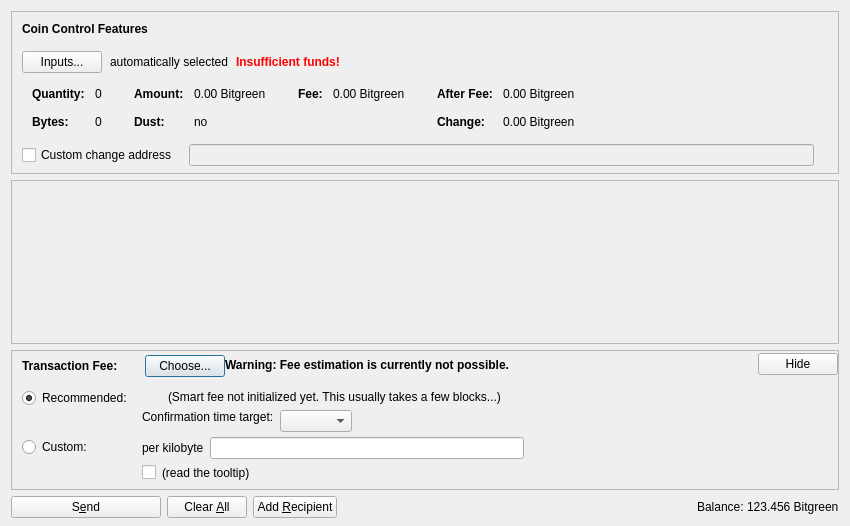
<?xml version="1.0" encoding="UTF-8"?>
<ui version="4.0">
 <class>SendCoinsDialog</class>
 <widget class="QDialog" name="SendCoinsDialog">
  <property name="geometry">
   <rect>
    <x>0</x>
    <y>0</y>
    <width>850</width>
    <height>526</height>
   </rect>
  </property>
  <property name="windowTitle">
   <string>Send Coins</string>
  </property>
  <layout class="QVBoxLayout" name="verticalLayout" stretch="0,1,0,0">
   <property name="bottomMargin">
    <number>8</number>
   </property>
   <item>
    <widget class="QFrame" name="frameCoinControl">
     <property name="sizePolicy">
      <sizepolicy hsizetype="Expanding" vsizetype="Expanding">
       <horstretch>0</horstretch>
       <verstretch>0</verstretch>
      </sizepolicy>
     </property>
     <property name="maximumSize">
      <size>
       <width>16777215</width>
       <height>16777215</height>
      </size>
     </property>
     <property name="frameShape">
      <enum>QFrame::StyledPanel</enum>
     </property>
     <property name="frameShadow">
      <enum>QFrame::Sunken</enum>
     </property>
     <layout class="QVBoxLayout" name="verticalLayoutCoinControl2">
      <property name="spacing">
       <number>0</number>
      </property>
      <property name="leftMargin">
       <number>0</number>
      </property>
      <property name="topMargin">
       <number>0</number>
      </property>
      <property name="rightMargin">
       <number>0</number>
      </property>
      <property name="bottomMargin">
       <number>6</number>
      </property>
      <item>
       <layout class="QVBoxLayout" name="verticalLayoutCoinControl" stretch="0,0,0,0,1">
        <property name="spacing">
         <number>0</number>
        </property>
        <property name="leftMargin">
         <number>10</number>
        </property>
        <property name="topMargin">
         <number>10</number>
        </property>
        <item>
         <layout class="QHBoxLayout" name="horizontalLayoutCoinControl1">
          <property name="bottomMargin">
           <number>15</number>
          </property>
          <item>
           <widget class="QLabel" name="labelCoinControlFeatures">
            <property name="sizePolicy">
             <sizepolicy hsizetype="Preferred" vsizetype="Maximum">
              <horstretch>0</horstretch>
              <verstretch>0</verstretch>
             </sizepolicy>
            </property>
            <property name="font">
             <font>
              <weight>75</weight>
              <bold>true</bold>
             </font>
            </property>
            <property name="styleSheet">
             <string notr="true">font-weight:bold;</string>
            </property>
            <property name="text">
             <string>Coin Control Features</string>
            </property>
           </widget>
          </item>
         </layout>
        </item>
        <item>
         <layout class="QHBoxLayout" name="horizontalLayoutCoinControl2" stretch="0,0,0,0">
          <property name="spacing">
           <number>8</number>
          </property>
          <property name="bottomMargin">
           <number>10</number>
          </property>
          <item>
           <widget class="QPushButton" name="pushButtonCoinControl">
            <property name="styleSheet">
             <string notr="true"/>
            </property>
            <property name="text">
             <string>Inputs...</string>
            </property>
            <property name="autoDefault">
             <bool>false</bool>
            </property>
           </widget>
          </item>
          <item>
           <widget class="QLabel" name="labelCoinControlAutomaticallySelected">
            <property name="text">
             <string>automatically selected</string>
            </property>
            <property name="margin">
             <number>5</number>
            </property>
           </widget>
          </item>
          <item>
           <widget class="QLabel" name="labelCoinControlInsuffFunds">
            <property name="font">
             <font>
              <weight>75</weight>
              <bold>true</bold>
             </font>
            </property>
            <property name="styleSheet">
             <string notr="true">color:red;font-weight:bold;</string>
            </property>
            <property name="text">
             <string>Insufficient funds!</string>
            </property>
            <property name="margin">
             <number>5</number>
            </property>
           </widget>
          </item>
          <item>
           <spacer name="horizontalSpacerCoinControl">
            <property name="orientation">
             <enum>Qt::Horizontal</enum>
            </property>
            <property name="sizeHint" stdset="0">
             <size>
              <width>40</width>
              <height>1</height>
             </size>
            </property>
           </spacer>
          </item>
         </layout>
        </item>
        <item>
         <widget class="QWidget" name="widgetCoinControl" native="true">
          <property name="sizePolicy">
           <sizepolicy hsizetype="Preferred" vsizetype="Preferred">
            <horstretch>0</horstretch>
            <verstretch>0</verstretch>
           </sizepolicy>
          </property>
          <property name="minimumSize">
           <size>
            <width>0</width>
            <height>0</height>
           </size>
          </property>
          <property name="styleSheet">
           <string notr="true"/>
          </property>
          <layout class="QHBoxLayout" name="horizontalLayoutCoinControl5">
           <property name="leftMargin">
            <number>0</number>
           </property>
           <property name="topMargin">
            <number>0</number>
           </property>
           <property name="rightMargin">
            <number>0</number>
           </property>
           <property name="bottomMargin">
            <number>0</number>
           </property>
           <item>
            <layout class="QHBoxLayout" name="horizontalLayoutCoinControl3" stretch="0,0,0,1">
             <property name="spacing">
              <number>20</number>
             </property>
             <property name="topMargin">
              <number>0</number>
             </property>
             <property name="bottomMargin">
              <number>10</number>
             </property>
             <item>
              <layout class="QFormLayout" name="formLayoutCoinControl1">
               <property name="horizontalSpacing">
                <number>10</number>
               </property>
               <property name="verticalSpacing">
                <number>14</number>
               </property>
               <property name="leftMargin">
                <number>10</number>
               </property>
               <property name="topMargin">
                <number>4</number>
               </property>
               <property name="rightMargin">
                <number>6</number>
               </property>
               <item row="0" column="0">
                <widget class="QLabel" name="labelCoinControlQuantityText">
                 <property name="font">
                  <font>
                   <weight>75</weight>
                   <bold>true</bold>
                  </font>
                 </property>
                 <property name="text">
                  <string>Quantity:</string>
                 </property>
                 <property name="margin">
                  <number>0</number>
                 </property>
                </widget>
               </item>
               <item row="0" column="1">
                <widget class="QLabel" name="labelCoinControlQuantity">
                 <property name="cursor">
                  <cursorShape>IBeamCursor</cursorShape>
                 </property>
                 <property name="contextMenuPolicy">
                  <enum>Qt::ActionsContextMenu</enum>
                 </property>
                 <property name="text">
                  <string notr="true">0</string>
                 </property>
                 <property name="margin">
                  <number>0</number>
                 </property>
                 <property name="textInteractionFlags">
                  <set>Qt::LinksAccessibleByMouse|Qt::TextSelectableByKeyboard|Qt::TextSelectableByMouse</set>
                 </property>
                </widget>
               </item>
               <item row="1" column="0">
                <widget class="QLabel" name="labelCoinControlBytesText">
                 <property name="font">
                  <font>
                   <weight>75</weight>
                   <bold>true</bold>
                  </font>
                 </property>
                 <property name="text">
                  <string>Bytes:</string>
                 </property>
                </widget>
               </item>
               <item row="1" column="1">
                <widget class="QLabel" name="labelCoinControlBytes">
                 <property name="cursor">
                  <cursorShape>IBeamCursor</cursorShape>
                 </property>
                 <property name="contextMenuPolicy">
                  <enum>Qt::ActionsContextMenu</enum>
                 </property>
                 <property name="text">
                  <string notr="true">0</string>
                 </property>
                 <property name="textInteractionFlags">
                  <set>Qt::LinksAccessibleByMouse|Qt::TextSelectableByKeyboard|Qt::TextSelectableByMouse</set>
                 </property>
                </widget>
               </item>
              </layout>
             </item>
             <item>
              <layout class="QFormLayout" name="formLayoutCoinControl2">
               <property name="horizontalSpacing">
                <number>10</number>
               </property>
               <property name="verticalSpacing">
                <number>14</number>
               </property>
               <property name="leftMargin">
                <number>6</number>
               </property>
               <property name="topMargin">
                <number>4</number>
               </property>
               <property name="rightMargin">
                <number>6</number>
               </property>
               <item row="0" column="0">
                <widget class="QLabel" name="labelCoinControlAmountText">
                 <property name="font">
                  <font>
                   <weight>75</weight>
                   <bold>true</bold>
                  </font>
                 </property>
                 <property name="text">
                  <string>Amount:</string>
                 </property>
                 <property name="margin">
                  <number>0</number>
                 </property>
                </widget>
               </item>
               <item row="0" column="1">
                <widget class="QLabel" name="labelCoinControlAmount">
                 <property name="cursor">
                  <cursorShape>IBeamCursor</cursorShape>
                 </property>
                 <property name="contextMenuPolicy">
                  <enum>Qt::ActionsContextMenu</enum>
                 </property>
                 <property name="text">
                  <string notr="true">0.00 Bitgreen</string>
                 </property>
                 <property name="textInteractionFlags">
                  <set>Qt::LinksAccessibleByMouse|Qt::TextSelectableByKeyboard|Qt::TextSelectableByMouse</set>
                 </property>
                </widget>
               </item>
               <item row="1" column="0">
                <widget class="QLabel" name="labelCoinControlLowOutputText">
                 <property name="font">
                  <font>
                   <weight>75</weight>
                   <bold>true</bold>
                  </font>
                 </property>
                 <property name="text">
                  <string>Dust:</string>
                 </property>
                </widget>
               </item>
               <item row="1" column="1">
                <widget class="QLabel" name="labelCoinControlLowOutput">
                 <property name="cursor">
                  <cursorShape>IBeamCursor</cursorShape>
                 </property>
                 <property name="contextMenuPolicy">
                  <enum>Qt::ActionsContextMenu</enum>
                 </property>
                 <property name="text">
                  <string notr="true">no</string>
                 </property>
                 <property name="textInteractionFlags">
                  <set>Qt::LinksAccessibleByMouse|Qt::TextSelectableByKeyboard|Qt::TextSelectableByMouse</set>
                 </property>
                </widget>
               </item>
              </layout>
             </item>
             <item>
              <layout class="QFormLayout" name="formLayoutCoinControl3">
               <property name="horizontalSpacing">
                <number>10</number>
               </property>
               <property name="verticalSpacing">
                <number>14</number>
               </property>
               <property name="leftMargin">
                <number>6</number>
               </property>
               <property name="topMargin">
                <number>4</number>
               </property>
               <property name="rightMargin">
                <number>6</number>
               </property>
               <item row="0" column="0">
                <widget class="QLabel" name="labelCoinControlFeeText">
                 <property name="font">
                  <font>
                   <weight>75</weight>
                   <bold>true</bold>
                  </font>
                 </property>
                 <property name="text">
                  <string>Fee:</string>
                 </property>
                 <property name="margin">
                  <number>0</number>
                 </property>
                </widget>
               </item>
               <item row="0" column="1">
                <widget class="QLabel" name="labelCoinControlFee">
                 <property name="cursor">
                  <cursorShape>IBeamCursor</cursorShape>
                 </property>
                 <property name="contextMenuPolicy">
                  <enum>Qt::ActionsContextMenu</enum>
                 </property>
                 <property name="text">
                  <string notr="true">0.00 Bitgreen</string>
                 </property>
                 <property name="textInteractionFlags">
                  <set>Qt::LinksAccessibleByMouse|Qt::TextSelectableByKeyboard|Qt::TextSelectableByMouse</set>
                 </property>
                </widget>
               </item>
              </layout>
             </item>
             <item>
              <layout class="QFormLayout" name="formLayoutCoinControl4">
               <property name="horizontalSpacing">
                <number>10</number>
               </property>
               <property name="verticalSpacing">
                <number>14</number>
               </property>
               <property name="leftMargin">
                <number>6</number>
               </property>
               <property name="topMargin">
                <number>4</number>
               </property>
               <property name="rightMargin">
                <number>6</number>
               </property>
               <item row="0" column="0">
                <widget class="QLabel" name="labelCoinControlAfterFeeText">
                 <property name="font">
                  <font>
                   <weight>75</weight>
                   <bold>true</bold>
                  </font>
                 </property>
                 <property name="text">
                  <string>After Fee:</string>
                 </property>
                 <property name="margin">
                  <number>0</number>
                 </property>
                </widget>
               </item>
               <item row="0" column="1">
                <widget class="QLabel" name="labelCoinControlAfterFee">
                 <property name="cursor">
                  <cursorShape>IBeamCursor</cursorShape>
                 </property>
                 <property name="contextMenuPolicy">
                  <enum>Qt::ActionsContextMenu</enum>
                 </property>
                 <property name="text">
                  <string notr="true">0.00 Bitgreen</string>
                 </property>
                 <property name="textInteractionFlags">
                  <set>Qt::LinksAccessibleByMouse|Qt::TextSelectableByKeyboard|Qt::TextSelectableByMouse</set>
                 </property>
                </widget>
               </item>
               <item row="1" column="0">
                <widget class="QLabel" name="labelCoinControlChangeText">
                 <property name="font">
                  <font>
                   <weight>75</weight>
                   <bold>true</bold>
                  </font>
                 </property>
                 <property name="text">
                  <string>Change:</string>
                 </property>
                </widget>
               </item>
               <item row="1" column="1">
                <widget class="QLabel" name="labelCoinControlChange">
                 <property name="cursor">
                  <cursorShape>IBeamCursor</cursorShape>
                 </property>
                 <property name="contextMenuPolicy">
                  <enum>Qt::ActionsContextMenu</enum>
                 </property>
                 <property name="text">
                  <string notr="true">0.00 Bitgreen</string>
                 </property>
                 <property name="textInteractionFlags">
                  <set>Qt::LinksAccessibleByMouse|Qt::TextSelectableByKeyboard|Qt::TextSelectableByMouse</set>
                 </property>
                </widget>
               </item>
              </layout>
             </item>
            </layout>
           </item>
          </layout>
         </widget>
        </item>
        <item>
         <layout class="QHBoxLayout" name="horizontalLayoutCoinControl4" stretch="0,0,0">
          <property name="spacing">
           <number>12</number>
          </property>
          <property name="sizeConstraint">
           <enum>QLayout::SetDefaultConstraint</enum>
          </property>
          <property name="topMargin">
           <number>5</number>
          </property>
          <property name="rightMargin">
           <number>5</number>
          </property>
          <item>
           <widget class="QCheckBox" name="checkBoxCoinControlChange">
            <property name="toolTip">
             <string>If this is activated, but the change address is empty or invalid, change will be sent to a newly generated address.</string>
            </property>
            <property name="text">
             <string>Custom change address</string>
            </property>
           </widget>
          </item>
          <item>
           <widget class="QValidatedLineEdit" name="lineEditCoinControlChange">
            <property name="enabled">
             <bool>false</bool>
            </property>
            <property name="sizePolicy">
             <sizepolicy hsizetype="Expanding" vsizetype="Fixed">
              <horstretch>0</horstretch>
              <verstretch>0</verstretch>
             </sizepolicy>
            </property>
           </widget>
          </item>
          <item>
           <widget class="QLabel" name="labelCoinControlChangeLabel">
            <property name="sizePolicy">
             <sizepolicy hsizetype="Preferred" vsizetype="Expanding">
              <horstretch>0</horstretch>
              <verstretch>0</verstretch>
             </sizepolicy>
            </property>
            <property name="minimumSize">
             <size>
              <width>0</width>
              <height>0</height>
             </size>
            </property>
            <property name="text">
             <string/>
            </property>
            <property name="margin">
             <number>3</number>
            </property>
           </widget>
          </item>
         </layout>
        </item>
        <item>
         <spacer name="verticalSpacerCoinControl">
          <property name="orientation">
           <enum>Qt::Vertical</enum>
          </property>
          <property name="sizeHint" stdset="0">
           <size>
            <width>800</width>
            <height>1</height>
           </size>
          </property>
         </spacer>
        </item>
       </layout>
      </item>
     </layout>
    </widget>
   </item>
   <item>
    <widget class="QScrollArea" name="scrollArea">
     <property name="widgetResizable">
      <bool>true</bool>
     </property>
     <widget class="QWidget" name="scrollAreaWidgetContents">
      <property name="geometry">
       <rect>
        <x>0</x>
        <y>0</y>
        <width>830</width>
        <height>104</height>
       </rect>
      </property>
      <layout class="QVBoxLayout" name="verticalLayout_2" stretch="0,1">
       <property name="leftMargin">
        <number>0</number>
       </property>
       <property name="topMargin">
        <number>0</number>
       </property>
       <property name="rightMargin">
        <number>0</number>
       </property>
       <property name="bottomMargin">
        <number>0</number>
       </property>
       <item>
        <layout class="QVBoxLayout" name="entries">
         <property name="spacing">
          <number>6</number>
         </property>
        </layout>
       </item>
       <item>
        <spacer name="verticalSpacer">
         <property name="orientation">
          <enum>Qt::Vertical</enum>
         </property>
         <property name="sizeHint" stdset="0">
          <size>
           <width>20</width>
           <height>40</height>
          </size>
         </property>
        </spacer>
       </item>
      </layout>
     </widget>
    </widget>
   </item>
   <item>
    <widget class="QFrame" name="frameFee">
     <property name="sizePolicy">
      <sizepolicy hsizetype="Expanding" vsizetype="Expanding">
       <horstretch>0</horstretch>
       <verstretch>0</verstretch>
      </sizepolicy>
     </property>
     <property name="maximumSize">
      <size>
       <width>16777215</width>
       <height>16777215</height>
      </size>
     </property>
     <property name="frameShape">
      <enum>QFrame::StyledPanel</enum>
     </property>
     <property name="frameShadow">
      <enum>QFrame::Sunken</enum>
     </property>
     <layout class="QVBoxLayout" name="verticalLayoutFee1">
      <property name="spacing">
       <number>0</number>
      </property>
      <property name="leftMargin">
       <number>0</number>
      </property>
      <property name="topMargin">
       <number>0</number>
      </property>
      <property name="rightMargin">
       <number>0</number>
      </property>
      <property name="bottomMargin">
       <number>0</number>
      </property>
      <item>
       <layout class="QVBoxLayout" name="verticalLayoutFee2" stretch="0,0,0">
        <property name="spacing">
         <number>0</number>
        </property>
        <property name="leftMargin">
         <number>10</number>
        </property>
        <property name="topMargin">
         <number>0</number>
        </property>
        <item>
         <layout class="QHBoxLayout" name="horizontalLayoutFee1">
          <property name="bottomMargin">
           <number>0</number>
          </property>
          <item>
           <layout class="QVBoxLayout" name="verticalLayoutFee7">
            <property name="spacing">
             <number>0</number>
            </property>
            <item>
             <spacer name="verticalSpacerSmartFee">
              <property name="orientation">
               <enum>Qt::Vertical</enum>
              </property>
              <property name="sizeType">
               <enum>QSizePolicy::Fixed</enum>
              </property>
              <property name="sizeHint" stdset="0">
               <size>
                <width>1</width>
                <height>4</height>
               </size>
              </property>
             </spacer>
            </item>
            <item>
             <layout class="QHBoxLayout" name="horizontalLayoutSmartFee">
              <property name="spacing">
               <number>10</number>
              </property>
              <item>
               <widget class="QLabel" name="labelFeeHeadline">
                <property name="sizePolicy">
                 <sizepolicy hsizetype="Preferred" vsizetype="Maximum">
                  <horstretch>0</horstretch>
                  <verstretch>0</verstretch>
                 </sizepolicy>
                </property>
                <property name="font">
                 <font>
                  <weight>75</weight>
                  <bold>true</bold>
                 </font>
                </property>
                <property name="styleSheet">
                 <string notr="true">font-weight:bold;</string>
                </property>
                <property name="text">
                 <string>Transaction Fee:</string>
                </property>
               </widget>
              </item>
              <item>
               <widget class="QLabel" name="labelFeeMinimized">
                <property name="text">
                 <string/>
                </property>
               </widget>
              </item>
              <item>
               <widget class="QPushButton" name="buttonChooseFee">
                <property name="text">
                 <string>Choose...</string>
                </property>
               </widget>
              </item>
             </layout>
            </item>
            <item>
             <spacer name="verticalSpacer_5">
              <property name="orientation">
               <enum>Qt::Vertical</enum>
              </property>
              <property name="sizeHint" stdset="0">
               <size>
                <width>1</width>
                <height>1</height>
               </size>
              </property>
             </spacer>
            </item>
           </layout>
          </item>
          <item>
           <widget class="QLabel" name="fallbackFeeWarningLabel">
            <property name="toolTip">
             <string>Using the fallbackfee can result in sending a transaction that will take several hours or days (or never) to confirm. Consider choosing your fee manually or wait until you have validated the complete chain.</string>
            </property>
            <property name="font">
            <font>
                <weight>75</weight>
                <bold>true</bold>
            </font>
            </property>
            <property name="text">
             <string>Warning: Fee estimation is currently not possible.</string>
            </property>
            <property name="wordWrap">
             <bool>false</bool>
            </property>
           </widget>
          </item>
          <item>
           <spacer name="horizontalSpacer_4">
            <property name="orientation">
             <enum>Qt::Horizontal</enum>
            </property>
            <property name="sizeType">
             <enum>QSizePolicy::MinimumExpanding</enum>
            </property>
            <property name="sizeHint" stdset="0">
             <size>
              <width>40</width>
              <height>20</height>
             </size>
            </property>
           </spacer>
          </item>
          <item>
           <widget class="QPushButton" name="buttonMinimizeFee">
            <property name="toolTip">
             <string>collapse fee-settings</string>
            </property>
            <property name="text">
             <string>Hide</string>
            </property>
           </widget>
          </item>
         </layout>
        </item>
        <item>
         <widget class="QFrame" name="frameFeeSelection">
          <layout class="QVBoxLayout" name="verticalLayoutFee12">
           <property name="spacing">
            <number>0</number>
           </property>
           <property name="leftMargin">
            <number>0</number>
           </property>
           <property name="topMargin">
            <number>0</number>
           </property>
           <property name="rightMargin">
            <number>0</number>
           </property>
           <property name="bottomMargin">
            <number>0</number>
           </property>
           <item>
            <layout class="QGridLayout" name="gridLayoutFee">
             <property name="topMargin">
              <number>10</number>
             </property>
             <property name="bottomMargin">
              <number>4</number>
             </property>
             <property name="horizontalSpacing">
              <number>10</number>
             </property>
             <property name="verticalSpacing">
              <number>4</number>
             </property>
             <item row="1" column="1">
              <layout class="QVBoxLayout" name="verticalLayoutFee8">
               <property name="spacing">
                <number>6</number>
               </property>
               <item>
                <layout class="QHBoxLayout" name="horizontalLayoutFee13">
                 <item>
                  <widget class="QLabel" name="labelCustomPerKilobyte">
                   <property name="toolTip">
                    <string>Specify a custom fee per kB (1,000 bytes) of the transaction's virtual size.

Note:  Since the fee is calculated on a per-byte basis, a fee of "100 satoshis per kB" for a transaction size of 500 bytes (half of 1 kB) would ultimately yield a fee of only 50 satoshis.</string>
                   </property>
                   <property name="text">
                    <string>per kilobyte</string>
                   </property>
                  </widget>
                 </item>
                 <item>
                  <widget class="BitcoinAmountField" name="customFee"/>
                 </item>
                 <item>
                  <spacer name="horizontalSpacer_6">
                   <property name="orientation">
                    <enum>Qt::Horizontal</enum>
                   </property>
                   <property name="sizeHint" stdset="0">
                    <size>
                     <width>1</width>
                     <height>1</height>
                    </size>
                   </property>
                  </spacer>
                 </item>
                </layout>
               </item>
               <item>
                <layout class="QHBoxLayout" name="horizontalLayoutFee8">
                 <item>
                  <widget class="QCheckBox" name="checkBoxMinimumFee">
                   <property name="toolTip">
                    <string>Paying only the minimum fee is just fine as long as there is less transaction volume than space in the blocks. But be aware that this can end up in a never confirming transaction once there is more demand for bitgreen transactions than the network can process.</string>
                   </property>
                   <property name="text">
                    <string/>
                   </property>
                  </widget>
                 </item>
                 <item>
                  <widget class="QLabel" name="labelMinFeeWarning">
                   <property name="enabled">
                    <bool>true</bool>
                   </property>
                   <property name="toolTip">
                    <string>Paying only the minimum fee is just fine as long as there is less transaction volume than space in the blocks. But be aware that this can end up in a never confirming transaction once there is more demand for bitgreen transactions than the network can process.</string>
                   </property>
                   <property name="text">
                    <string>(read the tooltip)</string>
                   </property>
                   <property name="margin">
                    <number>5</number>
                   </property>
                  </widget>
                 </item>
                 <item>
                  <spacer name="horizontalSpacer_2">
                   <property name="orientation">
                    <enum>Qt::Horizontal</enum>
                   </property>
                   <property name="sizeHint" stdset="0">
                    <size>
                     <width>1</width>
                     <height>1</height>
                    </size>
                   </property>
                  </spacer>
                 </item>
                </layout>
               </item>
              </layout>
             </item>
             <item row="0" column="0">
              <layout class="QVBoxLayout" name="verticalLayoutFee4" stretch="0,1">
               <item>
                <widget class="QRadioButton" name="radioSmartFee">
                 <property name="text">
                  <string>Recommended:</string>
                 </property>
                 <property name="checked">
                  <bool>true</bool>
                 </property>
                 <attribute name="buttonGroup">
                  <string notr="true">groupFee</string>
                 </attribute>
                </widget>
               </item>
               <item>
                <spacer name="verticalSpacer_2">
                 <property name="orientation">
                  <enum>Qt::Vertical</enum>
                 </property>
                 <property name="sizeHint" stdset="0">
                  <size>
                   <width>1</width>
                   <height>1</height>
                  </size>
                 </property>
                </spacer>
               </item>
              </layout>
             </item>
             <item row="1" column="0">
              <layout class="QVBoxLayout" name="verticalLayoutFee9" stretch="0,1">
               <item>
                <widget class="QRadioButton" name="radioCustomFee">
                 <property name="text">
                  <string>Custom:</string>
                 </property>
                 <attribute name="buttonGroup">
                  <string notr="true">groupFee</string>
                 </attribute>
                </widget>
               </item>
               <item>
                <spacer name="verticalSpacer_6">
                 <property name="orientation">
                  <enum>Qt::Vertical</enum>
                 </property>
                 <property name="sizeHint" stdset="0">
                  <size>
                   <width>1</width>
                   <height>1</height>
                  </size>
                 </property>
                </spacer>
               </item>
              </layout>
             </item>
             <item row="0" column="1">
              <layout class="QVBoxLayout" name="verticalLayoutFee3" stretch="0,0,1">
               <property name="spacing">
                <number>6</number>
               </property>
               <property name="topMargin">
                <number>2</number>
               </property>
               <item>
                <layout class="QHBoxLayout" name="horizontalLayoutFee12">
                 <item>
                  <widget class="QLabel" name="labelSmartFee">
                   <property name="text">
                    <string/>
                   </property>
                   <property name="margin">
                    <number>2</number>
                   </property>
                  </widget>
                 </item>
                 <item>
                  <widget class="QLabel" name="labelFeeEstimation">
                   <property name="text">
                    <string/>
                   </property>
                  </widget>
                 </item>
                 <item>
                  <widget class="QLabel" name="labelSmartFee2">
                   <property name="text">
                    <string>(Smart fee not initialized yet. This usually takes a few blocks...)</string>
                   </property>
                   <property name="margin">
                    <number>2</number>
                   </property>
                  </widget>
                 </item>
                 <item>
                  <spacer name="horizontalSpacer_5">
                   <property name="orientation">
                    <enum>Qt::Horizontal</enum>
                   </property>
                   <property name="sizeHint" stdset="0">
                    <size>
                     <width>1</width>
                     <height>1</height>
                    </size>
                   </property>
                  </spacer>
                 </item>
                </layout>
               </item>
               <item>
                <layout class="QHBoxLayout" name="horizontalLayoutFee9">
                 <item>
                  <layout class="QVBoxLayout" name="verticalLayoutFee6">
                   <item>
                    <widget class="QLabel" name="labelSmartFee3">
                     <property name="text">
                      <string>Confirmation time target:</string>
                     </property>
                     <property name="margin">
                      <number>2</number>
                     </property>
                    </widget>
                   </item>
                   <item>
                    <spacer name="verticalSpacer_3">
                     <property name="orientation">
                      <enum>Qt::Vertical</enum>
                     </property>
                     <property name="sizeHint" stdset="0">
                      <size>
                       <width>1</width>
                       <height>1</height>
                      </size>
                     </property>
                    </spacer>
                   </item>
                  </layout>
                 </item>
                 <item>
                  <layout class="QVBoxLayout" name="verticalLayoutFee5">
                   <property name="rightMargin">
                    <number>30</number>
                   </property>
                   <item>
                    <layout class="QHBoxLayout" name="horizontalLayoutConfTarget">
                     <property name="bottomMargin">
                      <number>0</number>
                     </property>
                     <item>
                      <widget class="QComboBox" name="confTargetSelector"/>
                     </item>
                     <item>
                      <spacer name="horizontalSpacerConfTarget">
                       <property name="orientation">
                        <enum>Qt::Horizontal</enum>
                       </property>
                       <property name="sizeHint" stdset="0">
                        <size>
                         <width>40</width>
                         <height>20</height>
                        </size>
                       </property>
                      </spacer>
                     </item>
                    </layout>
                   </item>
                  </layout>
                 </item>
                </layout>
               </item>
               <item>
                <spacer name="verticalSpacer_4">
                 <property name="orientation">
                  <enum>Qt::Vertical</enum>
                 </property>
                 <property name="sizeHint" stdset="0">
                  <size>
                   <width>1</width>
                   <height>1</height>
                  </size>
                 </property>
                </spacer>
               </item>
              </layout>
             </item>
            </layout>
           </item>
          </layout>
         </widget>
        </item>
        <item>
         <spacer name="verticalSpacerFee">
          <property name="orientation">
           <enum>Qt::Vertical</enum>
          </property>
          <property name="sizeHint" stdset="0">
           <size>
            <width>40</width>
            <height>5</height>
           </size>
          </property>
         </spacer>
        </item>
       </layout>
      </item>
     </layout>
    </widget>
   </item>
   <item>
    <layout class="QHBoxLayout" name="horizontalLayout">
     <item>
      <widget class="QPushButton" name="sendButton">
       <property name="minimumSize">
        <size>
         <width>150</width>
         <height>0</height>
        </size>
       </property>
       <property name="toolTip">
        <string>Confirm the send action</string>
       </property>
       <property name="text">
        <string>S&amp;end</string>
       </property>
       <property name="icon">
        <iconset resource="../bitgreen.qrc">
         <normaloff>:/icons/send</normaloff>:/icons/send</iconset>
       </property>
       <property name="autoDefault">
        <bool>false</bool>
       </property>
       <property name="default">
        <bool>false</bool>
       </property>
      </widget>
     </item>
     <item>
      <widget class="QPushButton" name="clearButton">
       <property name="sizePolicy">
        <sizepolicy hsizetype="Minimum" vsizetype="Fixed">
         <horstretch>0</horstretch>
         <verstretch>0</verstretch>
        </sizepolicy>
       </property>
       <property name="toolTip">
        <string>Clear all fields of the form.</string>
       </property>
       <property name="text">
        <string>Clear &amp;All</string>
       </property>
       <property name="icon">
        <iconset resource="../bitgreen.qrc">
         <normaloff>:/icons/remove</normaloff>:/icons/remove</iconset>
       </property>
       <property name="autoDefault">
        <bool>false</bool>
       </property>
      </widget>
     </item>
     <item>
      <widget class="QPushButton" name="addButton">
       <property name="toolTip">
        <string>Send to multiple recipients at once</string>
       </property>
       <property name="text">
        <string>Add &amp;Recipient</string>
       </property>
       <property name="icon">
        <iconset resource="../bitgreen.qrc">
         <normaloff>:/icons/add</normaloff>:/icons/add</iconset>
       </property>
       <property name="autoDefault">
        <bool>false</bool>
       </property>
      </widget>
     </item>
     <item>
      <spacer name="horizontalSpacer">
       <property name="orientation">
        <enum>Qt::Horizontal</enum>
       </property>
       <property name="sizeHint" stdset="0">
        <size>
         <width>40</width>
         <height>20</height>
        </size>
       </property>
      </spacer>
     </item>
     <item>
      <layout class="QHBoxLayout" name="horizontalLayout_2">
       <property name="spacing">
        <number>3</number>
       </property>
       <item>
        <widget class="QLabel" name="label">
         <property name="sizePolicy">
          <sizepolicy hsizetype="Preferred" vsizetype="Fixed">
           <horstretch>0</horstretch>
           <verstretch>0</verstretch>
          </sizepolicy>
         </property>
         <property name="text">
          <string>Balance:</string>
         </property>
        </widget>
       </item>
       <item>
        <widget class="QLabel" name="labelBalance">
         <property name="sizePolicy">
          <sizepolicy hsizetype="Preferred" vsizetype="Fixed">
           <horstretch>0</horstretch>
           <verstretch>0</verstretch>
          </sizepolicy>
         </property>
         <property name="cursor">
          <cursorShape>IBeamCursor</cursorShape>
         </property>
         <property name="text">
          <string notr="true">123.456 Bitgreen</string>
         </property>
         <property name="textInteractionFlags">
          <set>Qt::LinksAccessibleByMouse|Qt::TextSelectableByKeyboard|Qt::TextSelectableByMouse</set>
         </property>
        </widget>
       </item>
      </layout>
     </item>
    </layout>
   </item>
  </layout>
 </widget>
 <customwidgets>
  <customwidget>
   <class>QValidatedLineEdit</class>
   <extends>QLineEdit</extends>
   <header>qt/qvalidatedlineedit.h</header>
  </customwidget>
  <customwidget>
   <class>BitcoinAmountField</class>
   <extends>QLineEdit</extends>
   <header>qt/bitgreenamountfield.h</header>
   <container>1</container>
  </customwidget>
 </customwidgets>
 <resources>
  <include location="../bitgreen.qrc"/>
 </resources>
 <connections/>
 <buttongroups>
  <buttongroup name="groupFee"/>
 </buttongroups>
</ui>
